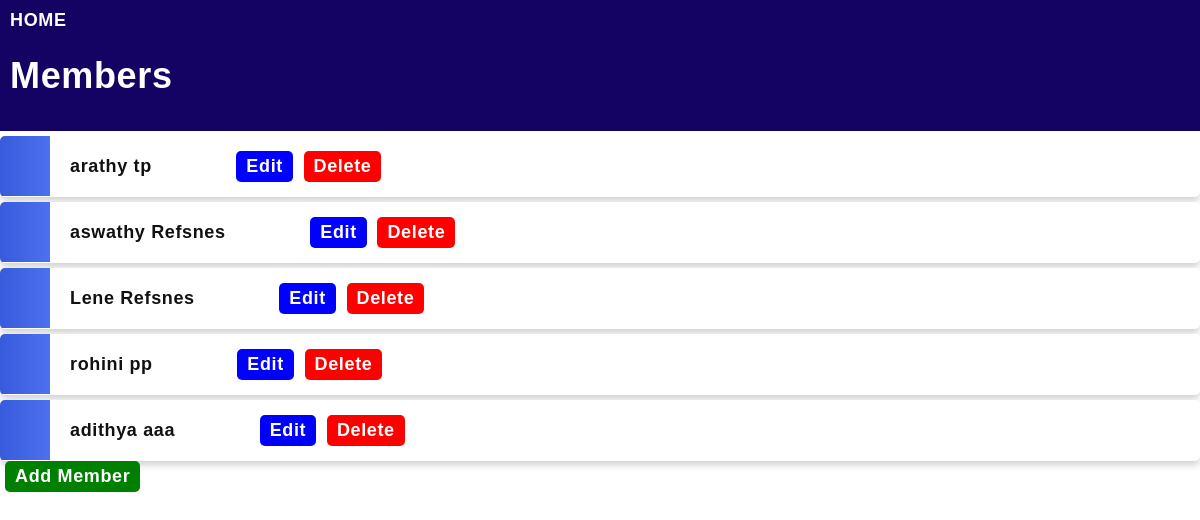
Page /home/ on the earlier database version.
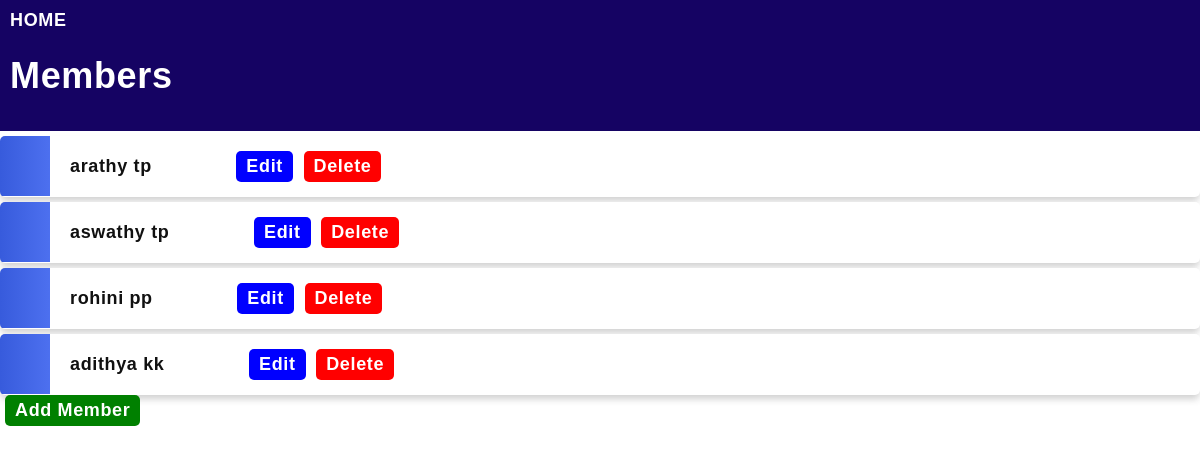
Same page on the later database version.
### app/models.py (models this page shows, shortened)
class member(models.Model):
    firstname = models.CharField(max_length=255)
    lastname = models.CharField(max_length=255)
    phone = models.IntegerField(null=True)
    joined_date = models.DateField(null=True)

### app/views.py (the view)
# urls.py: path('home/',views.index ,name='index'),
def index(request):
    person=  member.objects.all().values()
    return render(request,'index.html',{'person':person})

### app/templates/index.html (shortened to what this page needs)
{% extends "master.html" %}
{% load static %}
{% block content %}
<div class="topnav">
    <a href="/">HOME</a>
    <h1>Members</h1>
</div>
<ul>
    {% for x in person %}
    <li>
        {{ x.firstname }} {{ x.lastname }}
        <a href="{% url 'details' x.id %}" class="btn view">View</a>
        <a href="{% url 'update' x.id %}" class="btn edit">Edit</a>
        <a href="{% url 'delete' x.id %}" class="btn delete" onclick="return confirm('Are you sure?')">Delete</a>
    </li>
    {% endfor %}
</ul>
<a href="{% url 'add' %}" class="btn add">Add Member</a>
{% endblock %}

### app/templates/master.html (shortened to what this page needs)
{% load static %}
<!DOCTYPE html>
<html>
<head>
    <link rel="stylesheet" href="{% static 'mystyle.css' %}">
</head>
<body class="ex">
{% block content %}
{% endblock %}
</body>
</html>

### app/static/mystyle.css (style rules this page uses)
body { margin: 0; font: 600 18px 'Source Sans Pro', sans-serif; letter-spacing: 0.64px; color: #585d74; }
.topnav { background-color: #150363; color: #ffffff; padding: 10px; }
.topnav a:link, .topnav a:visited { text-decoration: none; color: #ffffff; }
ul { list-style-type: none; padding: 0; margin: 0; }
li { background-color: #ffffff; background-image: linear-gradient(to right, #375BDC, #4D70EF); background-size: 50px 60px; background-repeat: no-repeat; cursor: pointer; transition: transform .25s; border-radius: 5px; box-shadow: 0 5px 7px -1px rgba(51, 51, 51, 0.23); padding: 15px 15px 15px 70px; margin-top: 5px; color: rgb(17, 17, 17); }
a:link, a:visited { color: #ffffff; }
.btn { display: inline-block; padding: 5px 10px; border-radius: 5px; text-decoration: none; color: white; cursor: pointer; font-weight: 600; margin-left: 5px; }
.btn.add { background-color: green; }
.btn.edit { background-color: blue; }
.btn.delete { background-color: red; }

Differences in the rows shown:
removed member: firstname "Lene", lastname "Refsnes"
changed member "aswathy": lastname "Refsnes" → "tp"
changed member "adithya": lastname "aaa" → "kk"
